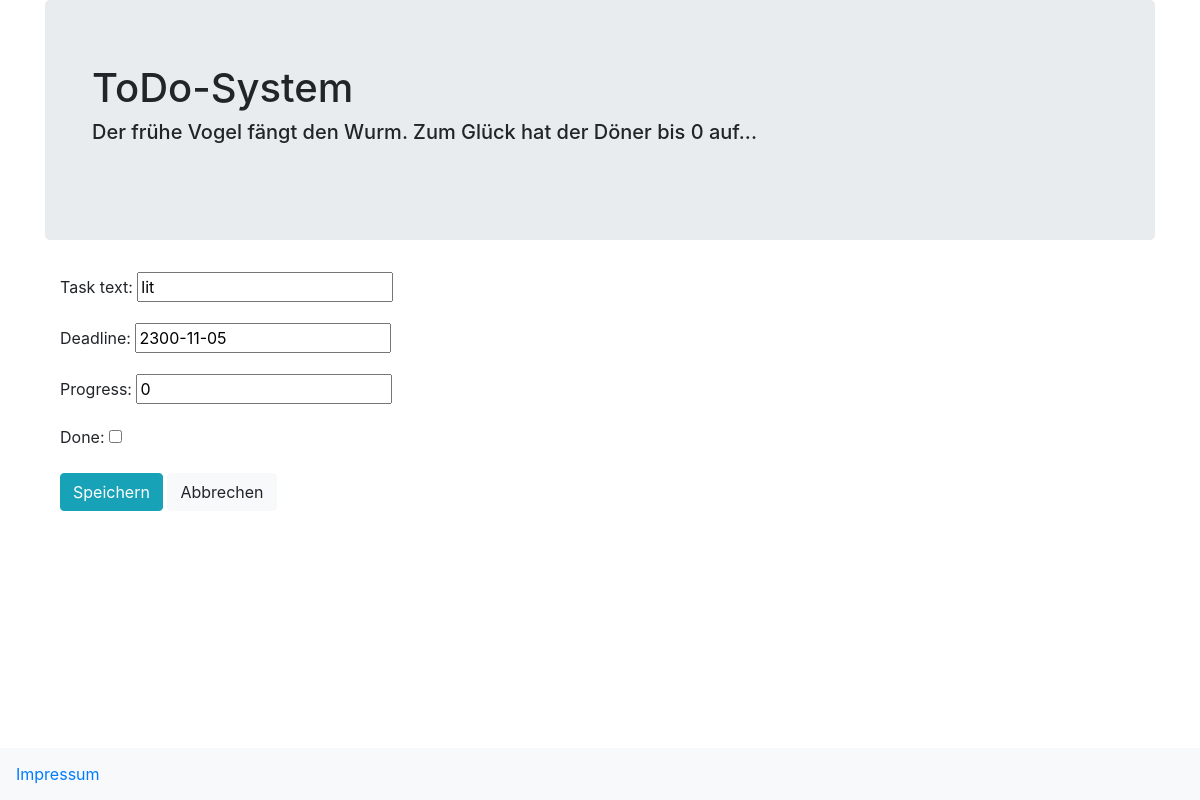
The app's page /1/, older data.
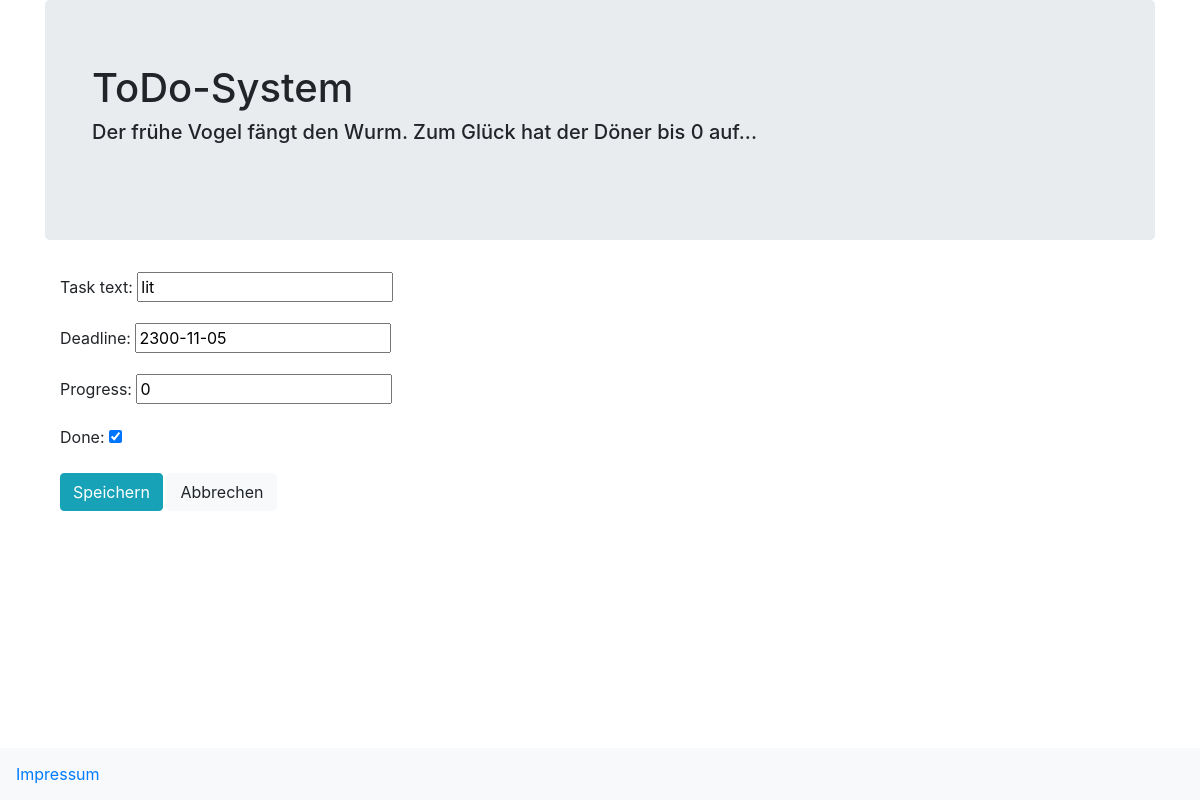
The same page, newer data.
### ToDoSystem/models.py (models this page shows)
class Task(models.Model):
    task_text = models.CharField(max_length=128)
    deadline = models.DateField()
    progress = models.SmallIntegerField(validators=[MinValueValidator(0),
                                                    MaxValueValidator(100)])
    done = models.BooleanField()

### ToDoSystem/views.py (the view)
# urls.py: path("<int:task_id>/", views.change, name="change"),
def change(request, task_id):
    task = get_object_or_404(Task, pk=task_id)
    if request.method == "POST":
        form = EditForm(request.POST, instance=task)
        if form.is_valid():
            form.save()
            return redirect("ToDoSystem:index")
    else:
        form = EditForm(instance=task)
    return render(request, "ToDoSystem/change.html", {'form': form})

### ToDoSystem/forms.py
class EditForm(forms.ModelForm):
    class Meta:
        model = Task
        fields = ('task_text', 'deadline', 'progress', 'done')

### ToDoSystem/templates/ToDoSystem/change.html (shortened to what this page needs)
<!doctype html>
<html lang="en">
<head>
    <link rel="stylesheet" href="https://maxcdn.bootstrapcdn.com/bootstrap/4.0.0-beta.2/css/bootstrap.min.css"
>
</head>
<body>
<div class="container">
    <div class="jumbotron" style="">
        <header style="height:7em;">
            <div class="col-sm-12">
                <div class="navbar-header">
                    <h1>ToDo-System</h1>
                    <div class="small">
                        <h5>Der frühe Vogel fängt den Wurm. Zum Glück hat der Döner bis 0 auf...</h5>
                    </div>
                </div>
                <div class="navbar">
                    <ul class="nav navbar-nav navbar-right mr-auto fixed-bottom bg-light" style="display: inline;">
                        <li><a href="{% url 'ToDoSystem:impressum' %}">Impressum</a></li>
                    </ul>
                </div>
            </div>
        </header>
    </div>
    <main>
        <div class="container">
            <div>
                <form method="post">
                    {{ form.as_p }}
                    <button type="submit" class="btn btn-info">Speichern</button>
                    <a class="btn btn-light" href="{% url 'ToDoSystem:index' %}">Abbrechen</a>
                </form>
            </div>
        </div>
    </main>
</div>
</body>
</html>

### ToDoSystem/templates/ToDoSystem/change.html (style rules this page uses)
ul { list-style-type: none; margin: 0; padding: 0; overflow: hidden; }
li { float: left; }
li a { display: block; text-align: center; padding: 14px 16px; text-decoration: none; }
main { margin-bottom: 4em; }

Row changes from the older to the newer data that the page shows:
changed Task "lit": done "☐" → "☑"
